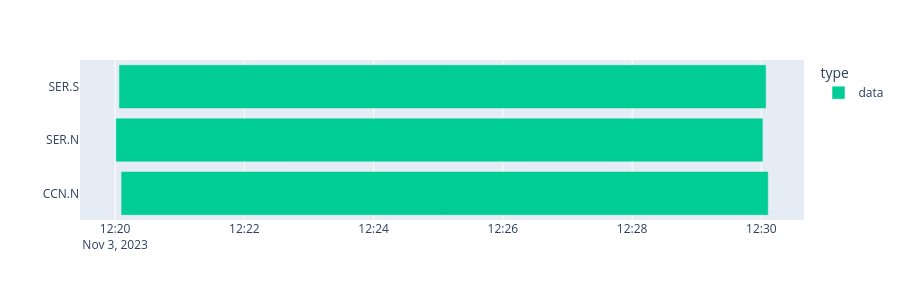

Source (notebook cell):
### Markdown cell above
The CCN node has one fiber going north; SER has two, north and south. Each
fiber holds a single acquisition here, because no parameter changed over
these ten minutes — otherwise the `record` list would have more than
one entry.

`plot_availability` is the quickest way to check you opened what you think
you opened. Each leaf of the tree gets its own timeline:

### Code cell
xd.plot_availability(dc, dim="time", height=300)

### Figure 1 — Plotly figure (JSON) as saved in the notebook; plotly's stock layout.template omitted (floating-point values rounded to 4 significant figures)
{"data": [{"base": ["2023-11-03T12:20:06.000000000", "2023-11-03T12:20:01.000000000", "2023-11-03T12:20:04.000000000"], "hovertemplate": "type=data<br>start_value=%{base}<br>end_value=%{x}<br>name=%{y}<extra></extra>", "legendgroup": "data", "marker": {"color": "#00CC96", "line": {"color": "#00CC96"}, "pattern": {"shape": ""}}, "name": "data", "orientation": "h", "showlegend": true, "textposition": "auto", "type": "bar", "x": [599984, 599984, 599984], "xaxis": "x", "y": ["CCN.N", "SER.N", "SER.S"], "yaxis": "y"}], "layout": {"barmode": "overlay", "height": 300, "legend": {"title": {"text": "type"}, "tracegroupgap": 0}, "margin": {"t": 60}, "xaxis": {"anchor": "y", "domain": [0, 1], "type": "date"}, "yaxis": {"anchor": "x", "domain": [0, 1], "title": {"text": ""}}}}
